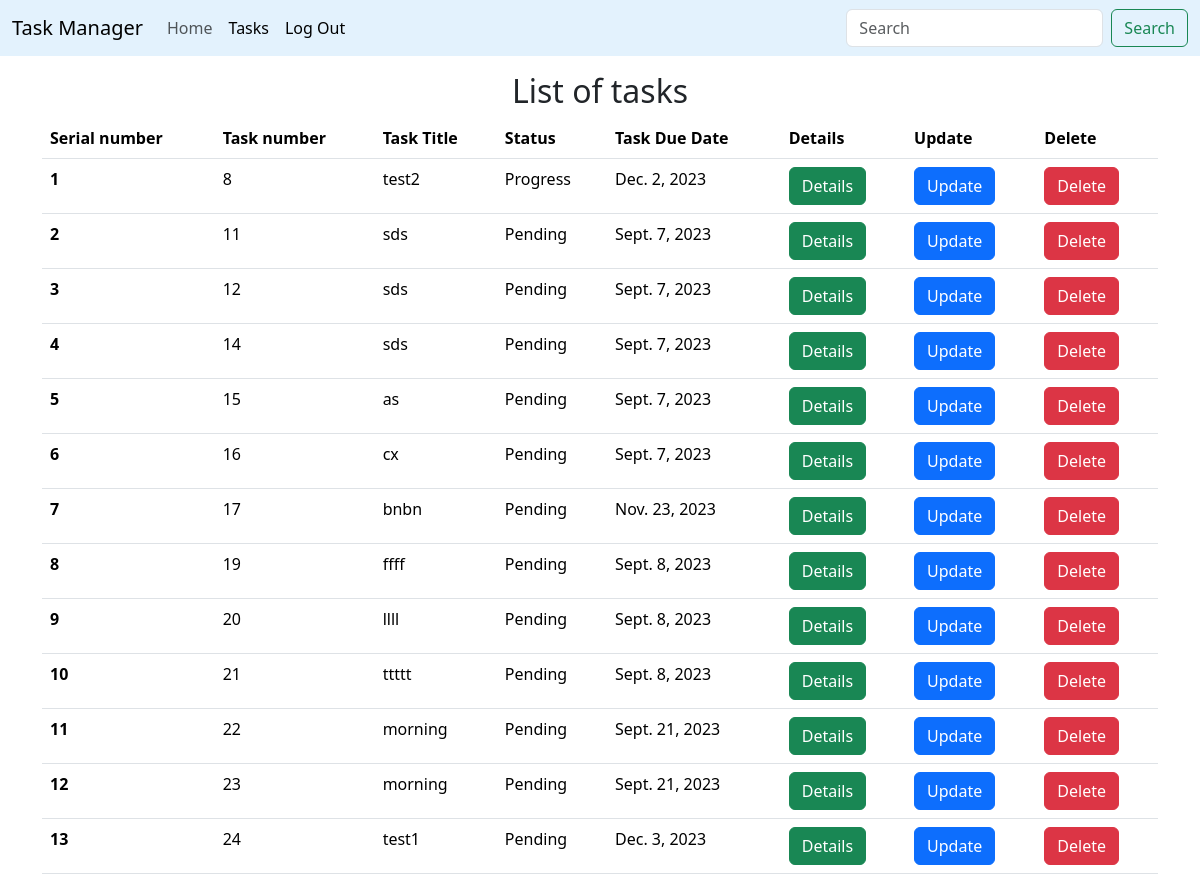
Page /tasks/ (signed in) on the committed database.
### home/models.py (models this page shows, shortened)
class Task(models.Model):
        id=models.AutoField(primary_key=True)
        taskTitle = models.CharField(max_length=30)
        taskDesc = models.TextField()
        date_field= models.DateField(null=True)
        time = models.DateField(auto_now_add=True)
        PENDING="Pending"
        COMPLETED="Completed"
        PROGRESS="Progress"
        STATUS=[
                (PENDING,'Pending'), (COMPLETED,'Completed'), (PROGRESS,'Progress')
        ]
        status=models.CharField(max_length=200, choices=STATUS, default=PENDING)

### home/views.py (the view)
# urls.py: path('tasks/', views.tasks,name='tasks'),
@login_required(login_url='login')
def tasks(request):
    allTasks = Task.objects.all()
    context = {'tasks': allTasks}
    return render(request,'tasks.html',context)

### templates/tasks.html (shortened to what this page needs)
<!doctype html>
<html lang="en">
  <head>
    <link href="https://cdn.jsdelivr.net/npm/bootstrap@5.3.1/dist/css/bootstrap.min.css" rel="stylesheet">
  </head>
  <body>
    <nav class="navbar navbar-expand-lg navbar-light" style="background-color: #e3f2fd;">
        <div class="container-fluid">
          <a class="navbar-brand" href="/home">Task Manager</a>
          <div class="collapse navbar-collapse" id="navbarSupportedContent">
            <ul class="navbar-nav me-auto mb-2 mb-lg-0">
              <li class="nav-item">
                <a class="nav-link " aria-current="page" href="/home">Home</a>
              </li>
              <li class="nav-item">
                <a class="nav-link active" href="/tasks">Tasks</a>
              </li>
              <li class="nav-item">
                <a class="nav-link active" href="{% url 'logout' %}">Log Out</a>
              </li>
            </ul>
            <form class="d-flex" role="search">
              <input class="form-control me-2" type="search" placeholder="Search" aria-label="Search">
              <button class="btn btn-outline-success" type="submit">Search</button>
            </form>
          </div>
        </div>
      </nav>
      <div class="container my-3">
        <h2 class="text-center">List of tasks</h2>
        <table class="table">
            <thead>
              <tr>
                <th scope="col">Serial number</th>
                <th scope="col">Task number</th>
                <th scope="col">Task Title</th>
                <th scope="col">Status</th>
                <th scope="col">Task Due Date</th>
                <th scope="col">Details</th>
                <th scope="col">Update</th>
                <th scope="col">Delete</th>
              </tr>
            </thead>
            <tbody>
              {% for  task in tasks %}
              <tr>
                <th scope="row">{{forloop.counter}}</th>
                <td>{{task.id}}</td>
                <td>{{task.taskTitle}}</td>
                <td>{{task.status}}</td>
                <td>{{task.date_field}}</td>
                <td> <a  type=button href="/details/{{task.id}}" class="btn btn-success">Details</a></td>
                <td> <a type=button href="/update/{{task.id}}" class="btn btn-primary">Update</a></td>
                <td><a a type=button href="/delete/{{task.id}}" class="btn btn-danger" >Delete</a></td>
              </tr>
              {% endfor %}
            </tbody>
          </table>
      </div>
  </body>
</html>

### rows in the picture
Task: id "8", taskTitle "test2", status "Progress", date_field "Dec. 2, 2023"
Task: id "11", taskTitle "sds", status "Pending", date_field "Sept. 7, 2023"
Task: id "12", taskTitle "sds", status "Pending", date_field "Sept. 7, 2023"
Task: id "14", taskTitle "sds", status "Pending", date_field "Sept. 7, 2023"
Task: id "15", taskTitle "as", status "Pending", date_field "Sept. 7, 2023"
Task: id "16", taskTitle "cx", status "Pending", date_field "Sept. 7, 2023"
Task: id "17", taskTitle "bnbn", status "Pending", date_field "Nov. 23, 2023"
Task: id "19", taskTitle "ffff", status "Pending", date_field "Sept. 8, 2023"
Task: id "20", taskTitle "llll", status "Pending", date_field "Sept. 8, 2023"
Task: id "21", taskTitle "ttttt", status "Pending", date_field "Sept. 8, 2023"
Task: id "22", taskTitle "morning", status "Pending", date_field "Sept. 21, 2023"
Task: id "23", taskTitle "morning", status "Pending", date_field "Sept. 21, 2023"
Task: id "24", taskTitle "test1", status "Pending", date_field "Dec. 3, 2023"
